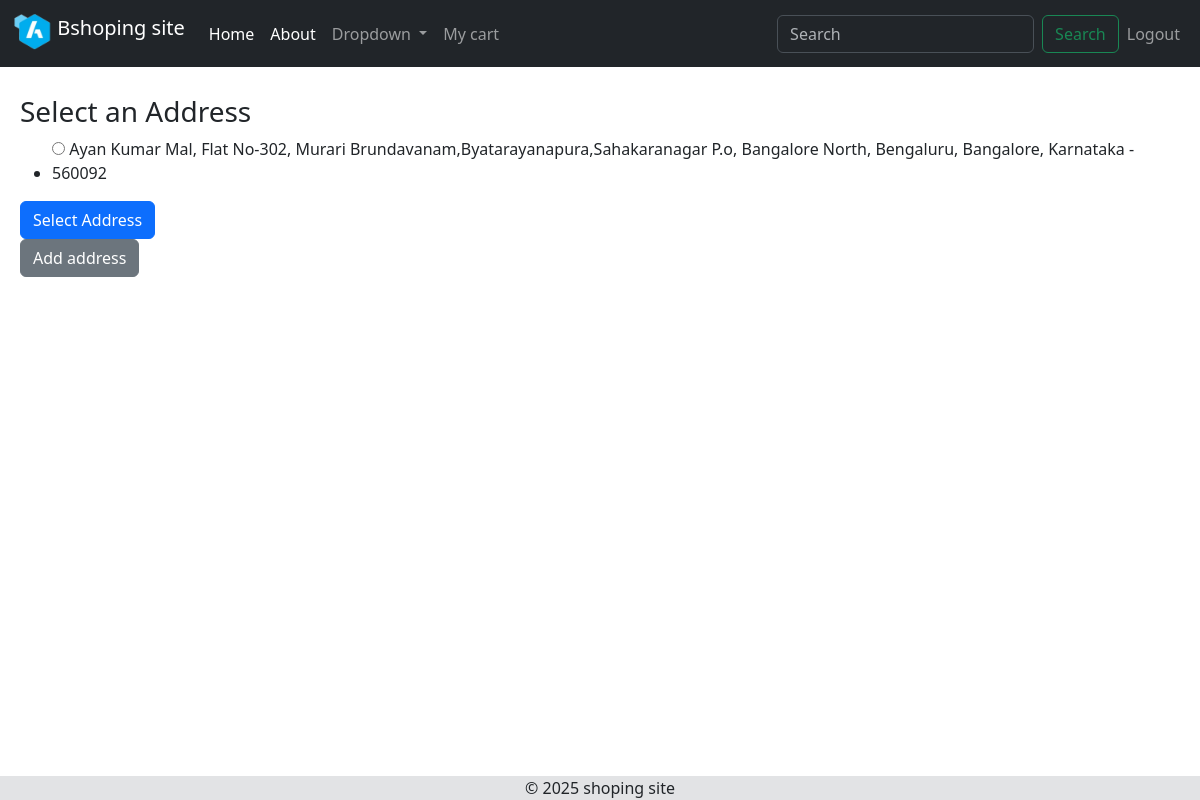
Screenshot of /orders/address/select/1/ (signed in) with the database file from the repository.
### orders/models.py (models this page shows, shortened)
class Address(models.Model):
    user = models.ForeignKey(User, on_delete=models.CASCADE, related_name="addresses")
    full_name = models.CharField(max_length=100, help_text="Full name of the recipient")
    phone_number = models.CharField(
        max_length=10,
        validators=[
            RegexValidator(r'^\d{10}$', message="Phone number must be 10 digits long.")
        ],
        help_text="Recipient's phone number"
    )
    address_line1 = models.CharField(max_length=255, help_text="Street address, P.O. Box, etc.")
    address_line2 = models.CharField(
        max_length=255, blank=True, null=True, help_text="Apartment, suite, unit, building, floor, etc."
    )
    landmark = models.CharField(
        max_length=255, blank=True, null=True, help_text="Landmark near the address"
    )
    city = models.CharField(max_length=100, help_text="City name")
    state = models.CharField(
        max_length=100,
        help_text="State name",
        choices=[
    ("Andhra Pradesh", "Andhra Pradesh"),
    ("Arunachal Pradesh", "Arunachal Pradesh"),
    ("Assam", "Assam"),
    ("Bihar", "Bihar"),
    ("Chhattisgarh", "Chhattisgarh"),
    ("Goa", "Goa"),
    ("Gujarat", "Gujarat"),
    ("Haryana", "Haryana"),
    ("Himachal Pradesh", "Himachal Pradesh"),
    ("Jharkhand", "Jharkhand"),
    ("Karnataka", "Karnataka"),
    ("Kerala", "Kerala"),
    ("Madhya Pradesh", "Madhya Pradesh"),
    ("Maharashtra", "Maharashtra"),
    ("Manipur", "Manipur"),
    ("Meghalaya", "Meghalaya"),
    ("Mizoram", "Mizoram"),
    ("Nagaland", "Nagaland"),
    ("Odisha", "Odisha"),
    ("Punjab", "Punjab"),
    ("Rajasthan", "Rajasthan"),
    ("Sikkim", "Sikkim"),
    ("Tamil Nadu", "Tamil Nadu"),
    ("Telangana", "Telangana"),
    ("Tripura", "Tripura"),
    ("Uttar Pradesh", "Uttar Pradesh"),
    ("Uttarakhand", "Uttarakhand"),
    ("West Bengal", "West Bengal"),
    ("Andaman and Nicobar Islands", "Andaman and Nicobar Islands"),
    ("Chandigarh", "Chandigarh"),
    ("Dadra and Nagar Haveli and Daman and Diu", "Dadra and Nagar Haveli and Daman and Diu"),
    ("Delhi", "Delhi"),
    ("Jammu and Kashmir", "Jammu and Kashmir"),
    ("Ladakh", "Ladakh"),
    ("Lakshadweep", "Lakshadweep"),
    ("Puducherry", "Puducherry"),
        ]
    )
    pincode = models.CharField(
        max_length=6,
        validators=[
            RegexValidator(r'^\d{6}$', message="PIN code must be 6 digits long.")
        ],
        help_text="6-digit PIN code"
    )
    country = models.CharField(
        max_length=100, default="India", editable=False, help_text="Country name"
    )
    is_default = models.BooleanField(
        default=False, help_text="Set as the default address"
    )
    created_at = models.DateTimeField(auto_now_add=True)
    updated_at = models.DateTimeField(auto_now=True)
    class Meta:
        unique_together = ('user', 'pincode', 'address_line1', 'address_line2')

### orders/views.py (the view)
# urls.py: path('address/select/<int:order_id>/', views.select_address_for_order, name='select_address_for_order'),
@login_required
def select_address_for_order(request, order_id):
    order = get_object_or_404(Order, id=order_id, user=request.user)
    addresses = request.user.addresses.all()
    if request.method == 'POST':
        address_id = request.POST.get('address')
        address = get_object_or_404(Address, id=address_id, user=request.user)
        order.address = address
        order.save()
        return redirect('payment:create_razorpay_order', order_id=order.id)
    return render(request, 'select_address.html', {'order': order, 'addresses': addresses})

### orders/templates/select_address.html (shortened to what this page needs)
{% extends 'base.html' %}
{% block content %}
{% if addresses %}
<form method="post">
    <h3>Select an Address</h3>
    <ul>
        {% for address in addresses %}
        <li>
            <label>
                <input type="radio" name="address" value="{{ address.id }}">
                {{ address.full_name }}, {{ address.address_line1 }}, {{ address.city }}, {{ address.state }} - {{ address.pincode }}
            </label>
        </li>
        {% endfor %}
    </ul>
    <button type="submit" class="btn btn-primary">Select Address</button>
</form>
{% endif %}
<a href="{% url 'add_address'  %}?next={{request.path}}" class="btn btn-secondary">Add address</a>
{% endblock %}

### static/css/style.css (style rules this page uses)
* { margin: 0; padding: 0; box-sizing: border-box; }

### rows the page displays
Address: full_name "Ayan Kumar Mal", address_line1 "Flat No-302, Murari Brundavanam,Byatarayanapura,Sahakaranagar P.o, Bangalore North, Bengaluru", city "Bangalore", state "Karnataka", pincode "560092"
